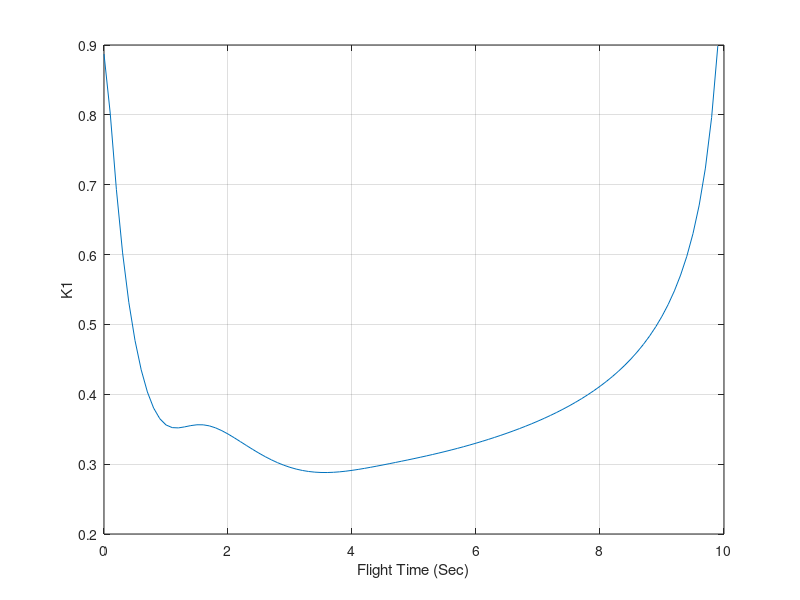

This chart was generated by the following MATLAB code:
clear
VC=4000.;
XNT=96.6;
VM=3000.;
HEDEG=20.;
SIGRIN=.001;
TS=.1;
TF=10.;	
TS2=TS*TS;
TS3=TS2*TS;
TS4=TS3*TS;
TS5=TS4*TS;
PHIN=XNT*XNT/TF;
RTM=VC*TF;
SIGNOISE=SIGRIN;
SIGPOS=RTM*SIGNOISE;
SIGN2=SIGPOS^2;
P11=SIGN2;
P12=0.;
P13=0.;
P22=(VM*HEDEG/57.3)^2;
P23=0.;
P33=XNT*XNT;
T=0.;
H=.01;
S=0.;
n=0;
while T<=(TF-1e-5)
	TGO=TF-T+.000001;
	RTM=VC*TGO;
	SIGNOISE=SIGRIN;
	SIGPOS=RTM*SIGNOISE;
	SIGN2=SIGPOS^2;
	M11=P11+TS*P12+.5*TS2*P13+TS*(P12+TS*P22+.5*TS2*P23);
	M11=M11+.5*TS2*(P13+TS*P23+.5*TS2*P33)+TS5*PHIN/20.;
	M12=P12+TS*P22+.5*TS2*P23+TS*(P13+TS*P23+.5*TS2*P33)+TS4*PHIN/8.;
	M13=P13+TS*P23+.5*TS2*P33+PHIN*TS3/6.;
	M22=P22+TS*P23+TS*(P23+TS*P33)+PHIN*TS3/3.;
	M23=P23+TS*P33+.5*TS2*PHIN;
	M33=P33+PHIN*TS;
	K1=M11/(M11+SIGN2);
	K2=M12/(M11+SIGN2);
	K3=M13/(M11+SIGN2);
	P11=(1.-K1)*M11;
	P12=(1.-K1)*M12;
	P13=(1.-K1)*M13;
	P22=-K2*M12+M22;
	P23=-K2*M13+M23;
   	P33=-K3*M13+M33;
   	n=n+1;
   	ArrayT(n)=T;
   	ArrayK1(n)=K1;
   	ArrayK2(n)=K2;
   	ArrayK3(n)=K3;
   	T=T+TS;
end

figure
plot(ArrayT,ArrayK1),grid
xlabel('Flight Time (Sec)')
ylabel('K1')
clc
output=[ArrayT',ArrayK1',ArrayK2',ArrayK3'];
save datfil.txt output  -ascii
disp 'simulation finished'


